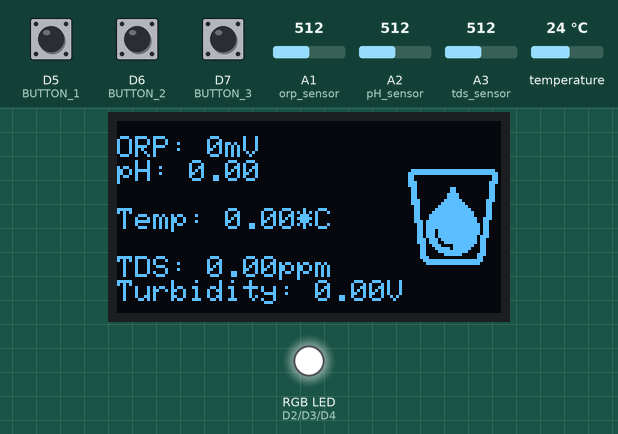
Recording of a sketch running on a simulated Arduino MKR. Shown: 128×64 one-colour display, an RGB LED mixed from three pins (HIGH = lit). The inputs (shaded band) are chosen by the test bench; at power-on: D5 (BUTTON_1) HIGH, temperature 24 °C, A1 (orp_sensor) = 512, A2 (pH_sensor) = 512, A3 (tds_sensor) = 512, D6 (BUTTON_2) HIGH, D7 (BUTTON_3) HIGH. The display library's start-up logo is not drawn; uploads are accepted with an empty reply; what the sketch prints to the serial monitor is not drawn.

Above: at 12.3 s.
12.4 s: D5 (BUTTON_1) pulled LOW for 1 s
At 16.2 s:
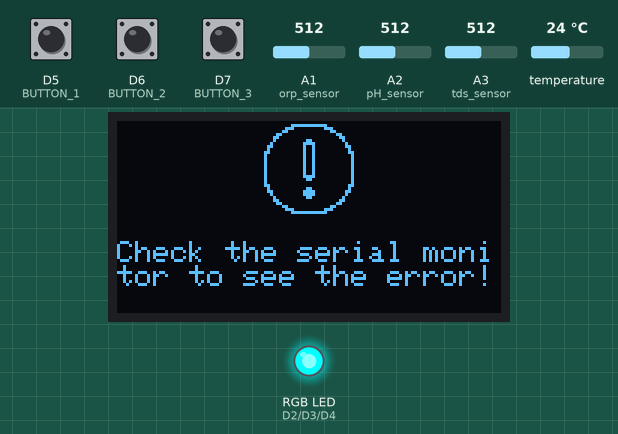
18.1 s: temperature set to 12 °C
At 19.9 s:
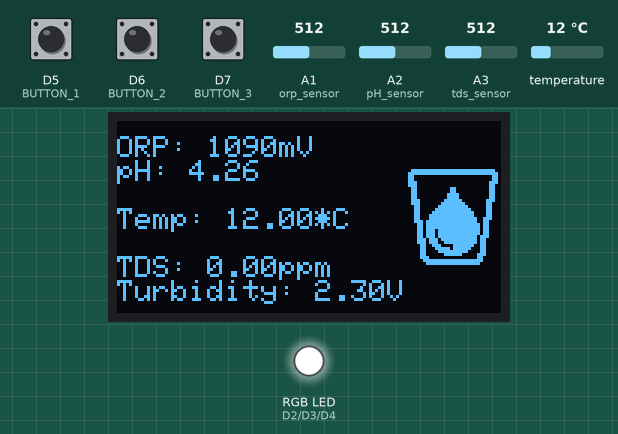
22.6 s: A1 (orp_sensor) set to 716
At 25.2 s:
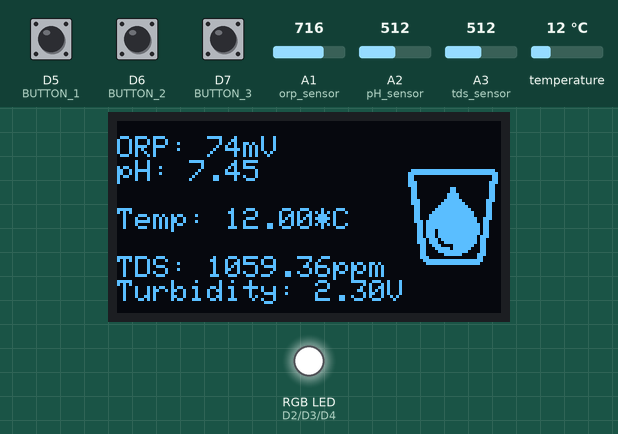
27.5 s: A2 (pH_sensor) set to 716
At 28.8 s:
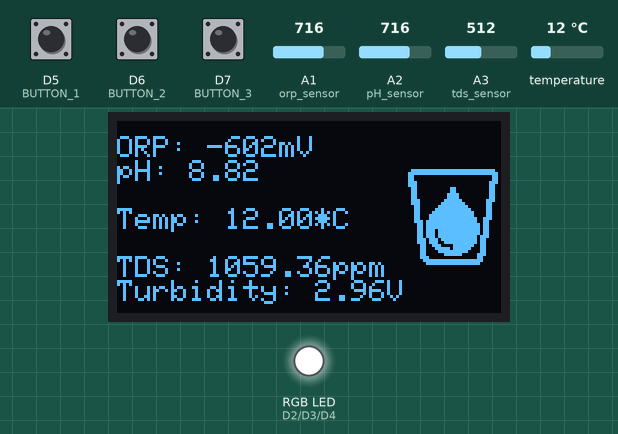
30.8 s: A3 (tds_sensor) set to 716
At 36.3 s:
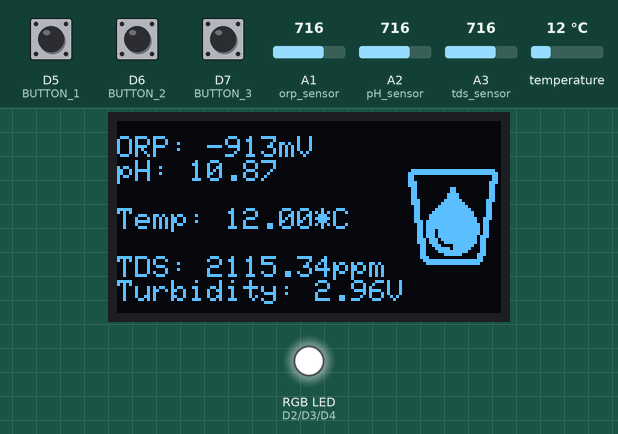
36.4 s: D6 (BUTTON_2) pulled LOW for 0.25 s
At 40.9 s:
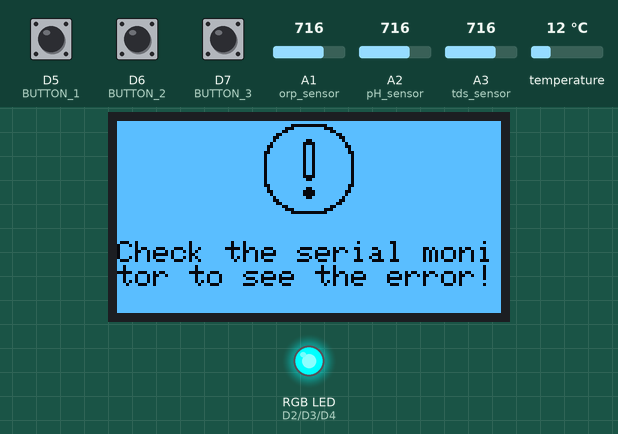
Timing chart, 0 to 43.2 s (numbered marks = the images above; inputs shaded):
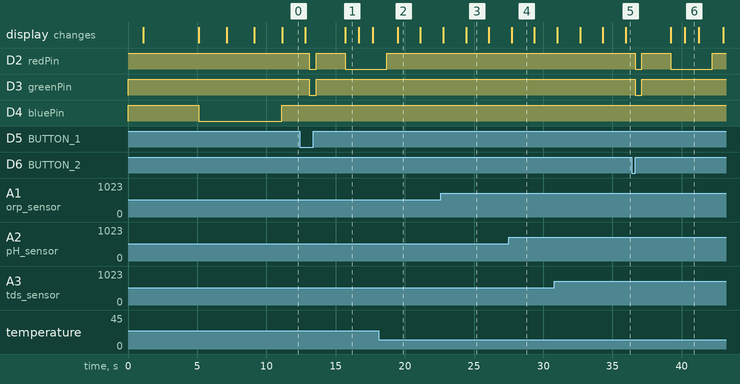

The sketch:

water_pollution_monitor_data_collect.ino
```cpp
       /////////////////////////////////////////////
      //    GSM & SMS Enabled Water Pollution    //
     //         Monitor w/ Neuton TinyML        //
    //             ---------------             //
   //          (Arduino MKR GSM 1400)         //
  //             by Kutluhan Aktar           //
 //                                         //
/////////////////////////////////////////////

//
// Via MKR GSM 1400, collate water quality data from resources over GPRS to train a Neuton model and run the model to transmit output via SMS.
//
// For more information:
// https://www.theamplituhedron.com/projects/GSM_SMS_Enabled_Water_Pollution_Monitor_w_Neuton_TinyML
//
//
// Connections
// Arduino MKR GSM 1400 :
//                                DFRobot Analog ORP Sensor
// A1  --------------------------- Signal
//                                DFRobot Analog pH Sensor Pro Kit
// A2  --------------------------- Signal
//                                DFRobot Analog TDS Sensor
// A3  --------------------------- Signal
//                                DFRobot Analog Turbidity Sensor
// A4  --------------------------- Signal
//                                DS18B20 Waterproof Temperature Sensor
// D1  --------------------------- Data
//                                SH1106 OLED Display (128x64)
// MOSI  ------------------------- SDA
// SCK   ------------------------- SCK
// D10   ------------------------- RST
// D11   ------------------------- DC
// D12   ------------------------- CS
//                                5mm Common Anode RGB LED
// D2  --------------------------- R
// D3  --------------------------- G
// D4  --------------------------- B
//                                Control Button (1)
// D5  --------------------------- +
//                                Control Button (2)
// D6  --------------------------- +
//                                Control Button (3)
// D7  --------------------------- +


// Include the required libraries.
#include <MKRGSM.h>
#include <SPI.h>
#include <Wire.h>
#include <Adafruit_GFX.h>
#include <Adafruit_SH110X.h>
#include <OneWire.h>
#include <DallasTemperature.h>

// Define the APN (Access Point Name) information:
// https://apn.how/
#define PINNUMBER     ""
#define GPRS_APN      "internet"
#define GPRS_LOGIN    ""
#define GPRS_PASSWORD ""

// Initialize the GSM and GPRS instances:
GSMSSLClient client;
GPRS gprs;
GSM gsmAccess;

// Define the URL, path, and port (for example, arduino.cc):
char server[] = "www.theamplituhedron.com";
String path = "/water_pollution_data_logger/";
int port = 443; // port 443 is the default for HTTPS

// Define the SH1106 screen settings:
#define SCREEN_WIDTH 128 // OLED display width, in pixels
#define SCREEN_HEIGHT 64 // OLED display height, in pixels
#define OLED_MOSI     MOSI
#define OLED_CLK      SCK
#define OLED_DC       11
#define OLED_CS       12
#define OLED_RST      10

// Create the SH1106 OLED screen.
Adafruit_SH1106G display = Adafruit_SH1106G(SCREEN_WIDTH, SCREEN_HEIGHT, OLED_MOSI, OLED_CLK, OLED_DC, OLED_RST, OLED_CS);

// Define monochrome graphics:
static const unsigned char PROGMEM _error [] = {
0x00, 0x00, 0x00, 0x00, 0x00, 0x3F, 0xFC, 0x00, 0x00, 0xE0, 0x07, 0x00, 0x01, 0x80, 0x01, 0x80,
0x06, 0x00, 0x00, 0x60, 0x0C, 0x00, 0x00, 0x30, 0x08, 0x01, 0x80, 0x10, 0x10, 0x03, 0xC0, 0x08,
0x30, 0x02, 0x40, 0x0C, 0x20, 0x02, 0x40, 0x04, 0x60, 0x02, 0x40, 0x06, 0x40, 0x02, 0x40, 0x02,
0x40, 0x02, 0x40, 0x02, 0x40, 0x02, 0x40, 0x02, 0x40, 0x02, 0x40, 0x02, 0x40, 0x02, 0x40, 0x02,
0x40, 0x02, 0x40, 0x02, 0x40, 0x02, 0x40, 0x02, 0x40, 0x03, 0xC0, 0x02, 0x40, 0x01, 0x80, 0x02,
0x40, 0x00, 0x00, 0x02, 0x60, 0x00, 0x00, 0x06, 0x20, 0x01, 0x80, 0x04, 0x30, 0x03, 0xC0, 0x0C,
0x10, 0x03, 0xC0, 0x08, 0x08, 0x01, 0x80, 0x10, 0x0C, 0x00, 0x00, 0x30, 0x06, 0x00, 0x00, 0x60,
0x01, 0x80, 0x01, 0x80, 0x00, 0xE0, 0x07, 0x00, 0x00, 0x3F, 0xFC, 0x00, 0x00, 0x00, 0x00, 0x00
};

static const unsigned char PROGMEM water [] = {
0x3F, 0xFF, 0xFF, 0xFC, 0x7F, 0xFF, 0xFF, 0xFE, 0x60, 0x00, 0x00, 0x06, 0x60, 0x00, 0x00, 0x06,
0x70, 0x00, 0x00, 0x0E, 0x70, 0x00, 0x00, 0x0C, 0x30, 0x01, 0x80, 0x0C, 0x30, 0x01, 0x80, 0x0C,
0x30, 0x03, 0xC0, 0x0C, 0x30, 0x03, 0xC0, 0x0C, 0x38, 0x07, 0xE0, 0x1C, 0x38, 0x0F, 0xF0, 0x18,
0x18, 0x1F, 0xF8, 0x18, 0x18, 0x3F, 0xFC, 0x18, 0x18, 0x7F, 0xFE, 0x18, 0x18, 0xFF, 0xFE, 0x18,
0x18, 0xFF, 0xFF, 0x38, 0x1D, 0xFF, 0xFF, 0x30, 0x0D, 0xFF, 0xFF, 0xB0, 0x0D, 0xFF, 0xFF, 0xB0,
0x0D, 0xDF, 0xFF, 0xB0, 0x0D, 0xDF, 0xFF, 0xB0, 0x0D, 0xDF, 0xFF, 0x70, 0x0E, 0xEF, 0xFF, 0x60,
0x0E, 0xE7, 0xFF, 0x60, 0x06, 0x70, 0xFE, 0x60, 0x06, 0x3E, 0xFC, 0x60, 0x06, 0x1F, 0xF8, 0x60,
0x06, 0x07, 0xE0, 0xE0, 0x07, 0x00, 0x00, 0xC0, 0x03, 0xFF, 0xFF, 0xC0, 0x01, 0xFF, 0xFF, 0x80
};

const unsigned char source [] = {
0x00, 0x00, 0x00, 0x00, 0x00, 0x00, 0x00, 0x30, 0x00, 0x00, 0x00, 0x40, 0x48, 0x00, 0x00, 0x00,
0x60, 0x84, 0x00, 0x00, 0x00, 0x41, 0x02, 0x00, 0x00, 0x00, 0x62, 0x31, 0x00, 0x00, 0x00, 0x44,
0x78, 0x80, 0x00, 0x00, 0x08, 0xFC, 0x40, 0x00, 0x00, 0x11, 0xFE, 0x20, 0x00, 0x00, 0x23, 0xFF,
0x10, 0x00, 0x00, 0x47, 0xFF, 0x88, 0x00, 0x00, 0x8F, 0xFF, 0xC4, 0x00, 0x01, 0x1F, 0xFF, 0xE2,
0x00, 0x06, 0x3F, 0xFF, 0xF1, 0x00, 0x00, 0x7F, 0xFF, 0xF0, 0x00, 0x00, 0x70, 0x3F, 0xF0, 0x00,
0x00, 0x60, 0x1F, 0xF0, 0x00, 0x00, 0x67, 0x9F, 0xF0, 0x00, 0x00, 0x67, 0x9F, 0x80, 0x00, 0x00,
0x67, 0x9F, 0x07, 0x00, 0x00, 0x67, 0x9E, 0x3F, 0xC0, 0x0E, 0x67, 0x9C, 0x78, 0xF0, 0x1E, 0x67,
0x98, 0xF0, 0xF0, 0x18, 0x67, 0x99, 0xF0, 0x78, 0x30, 0x00, 0x01, 0xE2, 0x78, 0x30, 0x00, 0x01,
0xE6, 0x7C, 0x30, 0x00, 0x01, 0xE7, 0x3C, 0x30, 0x00, 0x01, 0xCF, 0x3C, 0x30, 0x00, 0x01, 0xCF,
0x3C, 0x30, 0x07, 0x81, 0xCF, 0x38, 0x30, 0x1F, 0xC1, 0xC7, 0x38, 0x30, 0x1C, 0xE0, 0xE0, 0x30,
0x30, 0x30, 0x60, 0x70, 0x70, 0x30, 0x30, 0x30, 0x3F, 0xC0, 0x30, 0x30, 0x30, 0x0F, 0x00, 0x38,
0x70, 0x30, 0x00, 0x00, 0x1C, 0xE0, 0x00, 0x00, 0x00, 0x0F, 0xE0, 0x00, 0x00, 0x00, 0x07, 0x80,
0xF8, 0x00, 0x00, 0x00, 0x00, 0xF8, 0x00, 0x00,
};


// Define timers for water quality sensors.
unsigned long read_timer, data_timer;

// Define the water quality sensor pins:
#define orp_sensor A1
#define pH_sensor A2
#define tds_sensor A3
#define turbidity_sensor A4

// Define the ORP sensor settings:
#define orp_offset 21
#define orp_voltage 3.3
#define orp_voltage_calibration 95
#define orp_array_length 40
int orp_array_index = 0, orp_array[orp_array_length];

// Define the pH sensor settings:
#define pH_offset 0.19
#define pH_voltage 3.3
#define pH_voltage_calibration 2.85
#define pH_array_length 40
int pH_array_index = 0, pH_array[pH_array_length];

// Define the TDS sensor settings:
#define tds_voltage 3.3
#define tds_array_length 30
int tds_array[tds_array_length], tds_array_temp[tds_array_length];
int tds_array_index = -1;

// Define the DS18B20 waterproof temperature sensor settings:
#define ONE_WIRE_BUS 1
OneWire oneWire(ONE_WIRE_BUS);
DallasTemperature DS18B20(&oneWire);

// Define the turbidity sensor settings:
#define turbidity_calibration 0.65

// Define the control buttons:
#define BUTTON_1   5
#define BUTTON_2   6
#define BUTTON_3   7

// Define the RGB pins:
#define redPin     2
#define greenPin   3
#define bluePin    4

// Define the data holders:
double orp_value, orp_r_value;
float pH_value, pH_r_value, tds_value, temperature, turbidity_value, NTU;

void setup(){
  Serial.begin(9600);

  pinMode(tds_sensor, INPUT);
  pinMode(BUTTON_1, INPUT_PULLUP);
  pinMode(BUTTON_2, INPUT_PULLUP);
  pinMode(BUTTON_3, INPUT_PULLUP);
  pinMode(redPin, OUTPUT);
  pinMode(greenPin, OUTPUT);
  pinMode(bluePin, OUTPUT);
  adjustColor(0,0,0);

  // Initialize the DS18B20 sensor.
  DS18B20.begin();

  // Initialize the SH1106 screen:
  display.begin(0, true);
  display.display();
  delay(1000);

  display.clearDisplay();
  display.setTextSize(2);
  display.setTextColor(SH110X_BLACK, SH110X_WHITE);
  display.setCursor(0,0);
  display.println("Water");
  display.println("Pollution");
  display.println("Monitor");
  display.display();
  delay(1000);

  // Start the modem and attach the Arduino MKR GSM 1400 to the GPRS network with the APN, login, and password variables.
  bool connected = false;
  // Uncomment to debug errors with AT commands.
  //MODEM.debug();
  while(!connected){
    if((gsmAccess.begin(PINNUMBER) == GSM_READY) && (gprs.attachGPRS(GPRS_APN, GPRS_LOGIN, GPRS_PASSWORD) == GPRS_READY)){
      connected = true;
    }else{
      Serial.println("GSM Modem: Not connected!\n");
      err_msg();
      delay(1000);
    }
  }
  // After connecting to the GPRS network successfully:
  Serial.println("GSM Modem: Connected successfully to the GPRS network!\n");
  display.clearDisplay();
  display.setTextSize(1);
  display.setTextColor(SH110X_BLACK, SH110X_WHITE);
  display.setCursor(0,20);
  display.println("GSM Modem: Connected successfully to the GPRS network!");
  display.display();
  adjustColor(0,0,255);
  delay(2000);
  display.invertDisplay(true);
  delay(2000);
  display.invertDisplay(false);
  delay(2000);
  adjustColor(0,0,0);

  // Update timers:
  read_timer = millis(); data_timer = millis();

}

void loop(){
  if(millis() - read_timer > 20){
    // Calculate the ORP measurement every 20 milliseconds.
    orp_array[orp_array_index++] = analogRead(orp_sensor);
    if(orp_array_index == orp_array_length) orp_array_index = 0;
    orp_value = ((30*(double)orp_voltage*1000)-(75*avr_arr(orp_array, orp_array_length)*orp_voltage*1000/1024))/75-orp_offset;

    // Calculate the pH measurement every 20 milliseconds.
    pH_array[pH_array_index++] = analogRead(pH_sensor);
    if(pH_array_index == pH_array_length) pH_array_index = 0;
    float pH_output = avr_arr(pH_array, pH_array_length) * pH_voltage / 1024;
    pH_value = 3.5 * pH_output + pH_offset;

    // Calculate the TDS measurement every 20 milliseconds.
    tds_array[tds_array_index++] = analogRead(tds_sensor);
    if(tds_array_index == tds_array_length) tds_array_index = 0;

    // Update the timer.
    read_timer = millis();
  }

  if(millis() - data_timer > 800){
    // Get the accurate ORP measurement every 800 milliseconds.
    orp_r_value = orp_value + orp_voltage_calibration;
    Serial.print("ORP: "); Serial.print((int)orp_r_value); Serial.println(" mV");

    // Get the accurate pH measurement every 800 milliseconds.
    pH_r_value = pH_value + pH_voltage_calibration;
    Serial.print("pH: "); Serial.println(pH_r_value);

    // Get the temperature value in Celsius.
    DS18B20.requestTemperatures();
    temperature = DS18B20.getTempCByIndex(0);
    Serial.print("Temperature: "); Serial.print(temperature); Serial.println(" °C");

    // Get the accurate TDS measurement every 800 milliseconds.
    for(int i=0; i<tds_array_length; i++) tds_array_temp[i] = tds_array[i];
    float tds_average_voltage = getMedianNum(tds_array_temp, tds_array_length) * (float)tds_voltage / 1024.0;
    float compensationCoefficient = 1.0 + 0.02 * (temperature - 25.0);
    float compensatedVoltage = tds_average_voltage / compensationCoefficient;
    tds_value = (133.42*compensatedVoltage*compensatedVoltage*compensatedVoltage - 255.86*compensatedVoltage*compensatedVoltage + 857.39*compensatedVoltage)*0.5;
    Serial.print("TDS: "); Serial.print(tds_value); Serial.println(" ppm");

    // Get the accurate turbidity measurement every 800 milliseconds.
    turbidity_value = analogRead(turbidity_value) * (3.3 / 1024.0) + turbidity_calibration;
    NTU = -(1120.4*turbidity_value*turbidity_value) + (5742.3*turbidity_value) - 4352.9;
    NTU = NTU / 1000;
    Serial.print("Turbidity: "); Serial.print(NTU); Serial.println(" NTU");

    // Update the timer.
    data_timer = millis();
    Serial.println("");
  }

  // Display the sensor measurements on the OLED screen.
  show_sensor_measurements();

  // Transmit the data packet to the PHP application with the selected pollution class:
  if(!digitalRead(BUTTON_1)) make_a_get_request("0");
  if(!digitalRead(BUTTON_2)) make_a_get_request("1");
  if(!digitalRead(BUTTON_3)) make_a_get_request("2");

}

void make_a_get_request(String pollution){
  if(client.connect(server, port)){
    Serial.println("GSM Modem: Connected to the server!");
    // Update the path to transfer the given data packet accurately:
    path = path + "?orp=" + String(int(orp_r_value)) + "&pH=" + String(pH_r_value) + "&tds=" + String(tds_value) + "&turbidity=" + String(NTU) + "&pollution=" + pollution;
    // Make an HTTPS request to the given server:
    client.print("GET ");
    client.print(path);
    client.println(" HTTP/1.1");
    client.print("Host: ");
    client.println(server);
    client.println("Connection: close");
    client.println();
    adjustColor(255,255,0); delay(500); adjustColor(0,0,0);
  }else{
    // If the GSM modem cannot connect to the given server:
    Serial.println("GSM Modem: Cannot connect to the server!\n");
    err_msg();
  }
  delay(2000);
  // If there is a response from the server:
  String response = "";
  while(client.available()) response += (char)client.read();
  Serial.println(response);
  // If the PHP application saves the transferred data packet to the given CSV file successfully:
  if(response && response.indexOf("The given data packet is added to") > 0){
    display.clearDisplay();
    display.drawBitmap((SCREEN_WIDTH/2)-(40/2), 0, source, 40, 40, SH110X_WHITE);
    display.setTextSize(1);
    display.setTextColor(SH110X_WHITE);
    display.setCursor(30,42);
    display.print("Data Saved!");
    display.setCursor(30,52);
    display.print("Pollution: "); display.print(pollution);
    display.display();
    adjustColor(0,255,0);
    delay(2000);
    display.invertDisplay(true);
    delay(2000);
    display.invertDisplay(false);
    delay(2000);
    adjustColor(0,0,0);
  }else{
    Serial.println("GSM Modem: No response from the server!\n");
    err_msg();
  }
  // If the server is disconnected, stop the client:
  if(!client.available() && !client.connected()){
    Serial.println("GSM Modem: Disconnecting from the server!\n");
    client.stop();
  }
}

void show_sensor_measurements(){
  display.clearDisplay();
  display.drawBitmap(SCREEN_WIDTH-32, (SCREEN_HEIGHT-32)/2, water, 32, 32, SH110X_WHITE);
  display.setTextSize(1);
  display.setTextColor(SH110X_WHITE);
  display.setCursor(0,5);
  display.print("ORP: "); display.print(int(orp_r_value)); display.println("mV");
  display.print("pH: "); display.println(pH_r_value); display.println();
  display.print("Temp: "); display.print(temperature); display.println("*C\n");
  display.print("TDS: "); display.print(tds_value); display.println("ppm");
  display.print("Turbidity: "); display.print(turbidity_value); display.println("V");
  display.display();
  delay(100);
}

double avr_arr(int* arr, int number){
  int i, max, min;
  double avg;
  long amount=0;
  if(number<=0){ Serial.println("ORP Sensor Error: 0"); return 0; }
  if(number<5){
    for(i=0; i<number; i++){
      amount+=arr[i];
    }
    avg = amount/number;
    return avg;
  }else{
    if(arr[0]<arr[1]){ min = arr[0];max=arr[1]; }
    else{ min = arr[1]; max = arr[0]; }
    for(i=2; i<number; i++){
      if(arr[i]<min){ amount+=min; min=arr[i];}
      else{
        if(arr[i]>max){ amount+=max; max=arr[i]; }
        else{
          amount+=arr[i];
        }
      }
    }
    avg = (double)amount/(number-2);
  }
  return avg;
}

int getMedianNum(int bArray[], int iFilterLen){
  int bTab[iFilterLen];
  for (byte i = 0; i<iFilterLen; i++) bTab[i] = bArray[i];
  int i, j, bTemp;
  for (j = 0; j < iFilterLen - 1; j++) {
    for (i = 0; i < iFilterLen - j - 1; i++){
      if (bTab[i] > bTab[i + 1]){
        bTemp = bTab[i];
        bTab[i] = bTab[i + 1];
        bTab[i + 1] = bTemp;
      }
    }
  }
  if ((iFilterLen & 1) > 0) bTemp = bTab[(iFilterLen - 1) / 2];
  else bTemp = (bTab[iFilterLen / 2] + bTab[iFilterLen / 2 - 1]) / 2;
  return bTemp;
}

void err_msg(){
  // Show the error message on the SH1106 screen.
  display.clearDisplay();
  display.drawBitmap(48, 0, _error, 32, 32, SH110X_WHITE);
  display.setTextSize(1);
  display.setTextColor(SH110X_WHITE);
  display.setCursor(0,40);
  display.println("Check the serial monitor to see the error!");
  display.display();
  adjustColor(255,0,0);
  delay(1000);
  display.invertDisplay(true);
  delay(1000);
  display.invertDisplay(false);
  delay(1000);
  adjustColor(0,0,0);
}

void adjustColor(int r, int g, int b){
  analogWrite(redPin, (255-r));
  analogWrite(greenPin, (255-g));
  analogWrite(bluePin, (255-b));
}
```

Measured:
- after the input at 12.4 s, D2 (redPin): HIGH → LOW after 0.70 s, → HIGH 0.50 s later, → LOW 2.1 s later; D3 (greenPin): HIGH → LOW after 0.70 s, → HIGH 0.50 s later
- after the input at 36.4 s, D2 (redPin): HIGH → LOW after 0.23 s, → HIGH 0.50 s later, → LOW 2.1 s later, → HIGH 3.0 s later; D3 (greenPin): HIGH → LOW after 0.23 s, → HIGH 0.50 s later; the display: first changes after 2.8 s (image 6 shows a later state)
- what the display in image 1 shows lasts 1.0 s, from 15.7 s to 16.7 s
- what the display in image 2 shows lasts 1.6 s, from 19.5 s to 21.1 s
